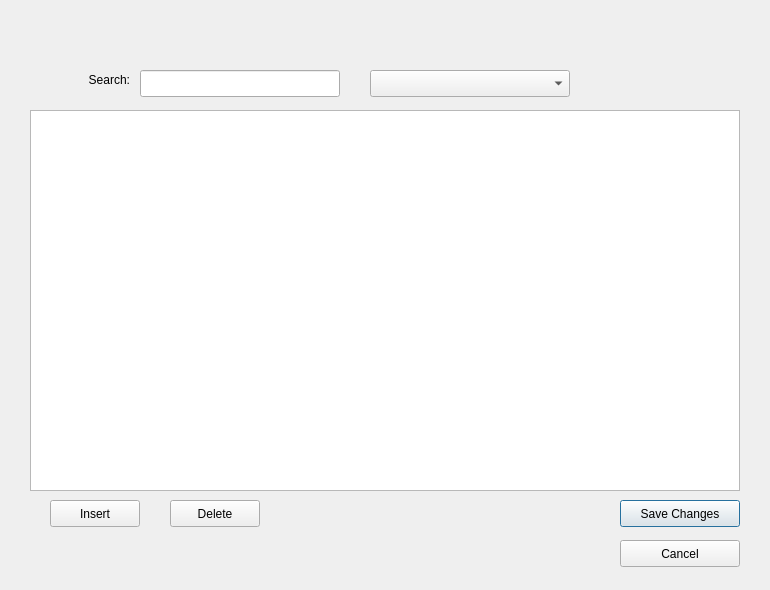
<?xml version="1.0" encoding="UTF-8"?>
<ui version="4.0">
 <class>crudbase</class>
 <widget class="QDialog" name="crudbase">
  <property name="geometry">
   <rect>
    <x>0</x>
    <y>0</y>
    <width>770</width>
    <height>590</height>
   </rect>
  </property>
  <property name="windowTitle">
   <string>Abstract</string>
  </property>
  <widget class="QPushButton" name="updateButton">
   <property name="geometry">
    <rect>
     <x>620</x>
     <y>500</y>
     <width>120</width>
     <height>27</height>
    </rect>
   </property>
   <property name="text">
    <string>Save Changes</string>
   </property>
  </widget>
  <widget class="QPushButton" name="cancelButton">
   <property name="geometry">
    <rect>
     <x>620</x>
     <y>540</y>
     <width>120</width>
     <height>27</height>
    </rect>
   </property>
   <property name="text">
    <string>Cancel</string>
   </property>
  </widget>
  <widget class="QPushButton" name="deleteButton">
   <property name="geometry">
    <rect>
     <x>170</x>
     <y>500</y>
     <width>90</width>
     <height>27</height>
    </rect>
   </property>
   <property name="text">
    <string>Delete</string>
   </property>
  </widget>
  <widget class="QLineEdit" name="filterField">
   <property name="geometry">
    <rect>
     <x>140</x>
     <y>70</y>
     <width>200</width>
     <height>27</height>
    </rect>
   </property>
  </widget>
  <widget class="QLabel" name="label_1">
   <property name="geometry">
    <rect>
     <x>30</x>
     <y>70</y>
     <width>100</width>
     <height>20</height>
    </rect>
   </property>
   <property name="text">
    <string>Search:</string>
   </property>
   <property name="alignment">
    <set>Qt::AlignRight|Qt::AlignTrailing|Qt::AlignVCenter</set>
   </property>
  </widget>
  <widget class="QTableView" name="tableView">
   <property name="geometry">
    <rect>
     <x>30</x>
     <y>110</y>
     <width>710</width>
     <height>381</height>
    </rect>
   </property>
   <property name="font">
    <font>
     <pointsize>9</pointsize>
    </font>
   </property>
  </widget>
  <widget class="QPushButton" name="createButton">
   <property name="geometry">
    <rect>
     <x>50</x>
     <y>500</y>
     <width>90</width>
     <height>27</height>
    </rect>
   </property>
   <property name="text">
    <string>Insert</string>
   </property>
  </widget>
  <widget class="QComboBox" name="fieldSelect">
   <property name="geometry">
    <rect>
     <x>370</x>
     <y>70</y>
     <width>200</width>
     <height>27</height>
    </rect>
   </property>
  </widget>
 </widget>
 <resources/>
 <connections/>
</ui>
